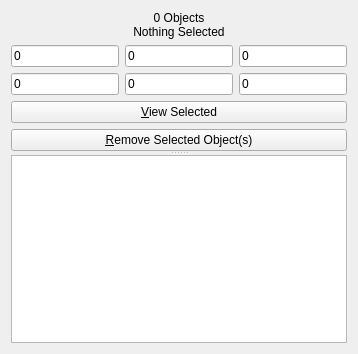
<?xml version="1.0" encoding="UTF-8"?>
<ui version="4.0">
	<class>PropertiesPanel</class>
	<widget class="QWidget" name="PropertiesPanel">
    <layout class="QVBoxLayout" name="verticalLayout">
     <item>
      <widget class="QSplitter" name="splitterProperties">
       <property name="sizePolicy">
        <sizepolicy hsizetype="Preferred" vsizetype="Expanding">
         <horstretch>0</horstretch>
         <verstretch>0</verstretch>
        </sizepolicy>
       </property>
       <property name="orientation">
        <enum>Qt::Vertical</enum>
       </property>
       <property name="opaqueResize">
        <bool>false</bool>
       </property>
       <widget class="QWidget" name="verticalLayoutWidget_4">
        <layout class="QVBoxLayout" name="verticalLayout_6">
         <property name="sizeConstraint">
          <enum>QLayout::SetDefaultConstraint</enum>
         </property>
         <item>
          <widget class="QLabel" name="label_2">
           <property name="sizePolicy">
            <sizepolicy hsizetype="Preferred" vsizetype="Fixed">
             <horstretch>0</horstretch>
             <verstretch>1</verstretch>
            </sizepolicy>
           </property>
           <property name="text">
            <string>0 Objects
Nothing Selected</string>
           </property>
           <property name="alignment">
            <set>Qt::AlignCenter</set>
           </property>
          </widget>
         </item>
         <item>
          <layout class="QGridLayout" name="gridLayout_2">
           <item row="2" column="0">
            <layout class="QHBoxLayout" name="horizontalLayout_4">
             <item>
              <widget class="QLineEdit" name="lineEdit_7">
               <property name="text">
                <string>0</string>
               </property>
              </widget>
             </item>
             <item>
              <widget class="QLineEdit" name="lineEdit_8">
               <property name="text">
                <string>0</string>
               </property>
              </widget>
             </item>
             <item>
              <widget class="QLineEdit" name="lineEdit_9">
               <property name="text">
                <string>0</string>
               </property>
              </widget>
             </item>
            </layout>
           </item>
           <item row="3" column="0">
            <layout class="QHBoxLayout" name="horizontalLayout_5">
             <item>
              <widget class="QLineEdit" name="lineEdit_10">
               <property name="text">
                <string>0</string>
               </property>
              </widget>
             </item>
             <item>
              <widget class="QLineEdit" name="lineEdit_11">
               <property name="text">
                <string>0</string>
               </property>
              </widget>
             </item>
             <item>
              <widget class="QLineEdit" name="lineEdit_12">
               <property name="text">
                <string>0</string>
               </property>
              </widget>
             </item>
            </layout>
           </item>
          </layout>
         </item>
         <item>
          <widget class="QPushButton" name="pushButton_3">
           <property name="sizePolicy">
             <sizepolicy hsizetype="Minimum" vsizetype="Fixed">
               <horstretch>0</horstretch>
               <verstretch>0</verstretch>
             </sizepolicy>
           </property>
           <property name="text">
            <string>&amp;View Selected</string>
           </property>
          </widget>
         </item>
         <item>
          <widget class="QPushButton" name="pushButton_4">
           <property name="sizePolicy">
             <sizepolicy hsizetype="Minimum" vsizetype="Fixed">
               <horstretch>0</horstretch>
               <verstretch>0</verstretch>
             </sizepolicy>
           </property>
           <property name="text">
            <string>&amp;Remove Selected Object(s)</string>
           </property>
          </widget>
         </item>
        </layout>
       </widget>
       <widget class="QWidget" name="verticalLayoutWidget_5">
        <layout class="QVBoxLayout" name="verticalLayout_7" stretch="0">
         <item>
          <widget class="QTreeView" name="treeView_2">
           <property name="sizePolicy">
            <sizepolicy hsizetype="Expanding" vsizetype="Expanding">
             <horstretch>0</horstretch>
             <verstretch>1</verstretch>
            </sizepolicy>
           </property>
           <property name="animated">
            <bool>true</bool>
           </property>
          </widget>
         </item>
        </layout>
       </widget>
      </widget>
     </item>
    </layout>
   </widget>
   <resources />
   <connections />
</ui>
